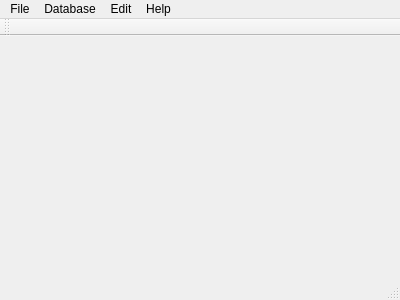
<?xml version="1.0" encoding="UTF-8"?>
<ui version="4.0">
 <class>TEToolMainWindow</class>
 <widget class="QMainWindow" name="TEToolMainWindow">
  <property name="geometry">
   <rect>
    <x>0</x>
    <y>0</y>
    <width>400</width>
    <height>300</height>
   </rect>
  </property>
  <property name="windowTitle">
   <string>Title Examining Tool</string>
  </property>
  <widget class="QWidget" name="centralWidget"/>
  <widget class="QMenuBar" name="menuBar">
   <property name="geometry">
    <rect>
     <x>0</x>
     <y>0</y>
     <width>400</width>
     <height>22</height>
    </rect>
   </property>
   <widget class="QMenu" name="menuEdit">
    <property name="title">
     <string>Edit</string>
    </property>
   </widget>
   <widget class="QMenu" name="menuHelp">
    <property name="title">
     <string>Help</string>
    </property>
    <addaction name="aboutAction"/>
    <addaction name="aboutQtAction"/>
   </widget>
   <widget class="QMenu" name="menuFile">
    <property name="title">
     <string>File</string>
    </property>
    <widget class="QMenu" name="menuExport">
     <property name="title">
      <string>Export</string>
     </property>
     <addaction name="exportCSVAction"/>
    </widget>
    <widget class="QMenu" name="menuImport">
     <property name="title">
      <string>Import</string>
     </property>
     <addaction name="imporCSVAction"/>
    </widget>
    <addaction name="menuExport"/>
    <addaction name="menuImport"/>
    <addaction name="separator"/>
    <addaction name="exitAction"/>
   </widget>
   <widget class="QMenu" name="menuDatabase">
    <property name="title">
     <string>Database</string>
    </property>
    <addaction name="connectAction"/>
    <addaction name="disconnectAction"/>
   </widget>
   <addaction name="menuFile"/>
   <addaction name="menuDatabase"/>
   <addaction name="menuEdit"/>
   <addaction name="menuHelp"/>
  </widget>
  <widget class="QToolBar" name="mainToolBar">
   <attribute name="toolBarArea">
    <enum>TopToolBarArea</enum>
   </attribute>
   <attribute name="toolBarBreak">
    <bool>false</bool>
   </attribute>
  </widget>
  <widget class="QStatusBar" name="statusBar"/>
  <action name="actionconnect">
   <property name="text">
    <string>connect</string>
   </property>
  </action>
  <action name="actiondisconnect">
   <property name="text">
    <string>disconnect</string>
   </property>
  </action>
  <action name="databaseConnect">
   <property name="text">
    <string>connect</string>
   </property>
  </action>
  <action name="databaseDisconnect">
   <property name="text">
    <string>disconnect</string>
   </property>
  </action>
  <action name="actionExit">
   <property name="text">
    <string>Exit</string>
   </property>
  </action>
  <action name="connectAction">
   <property name="text">
    <string>Connect</string>
   </property>
  </action>
  <action name="disconnectAction">
   <property name="text">
    <string>Disconnect</string>
   </property>
  </action>
  <action name="exportCSVAction">
   <property name="text">
    <string>to CSV</string>
   </property>
  </action>
  <action name="imporCSVAction">
   <property name="text">
    <string>from CSV</string>
   </property>
  </action>
  <action name="exitAction">
   <property name="text">
    <string>Exit</string>
   </property>
  </action>
  <action name="aboutAction">
   <property name="text">
    <string>About</string>
   </property>
  </action>
  <action name="aboutQtAction">
   <property name="text">
    <string>About Qt</string>
   </property>
  </action>
 </widget>
 <layoutdefault spacing="6" margin="11"/>
 <resources/>
 <connections/>
</ui>
